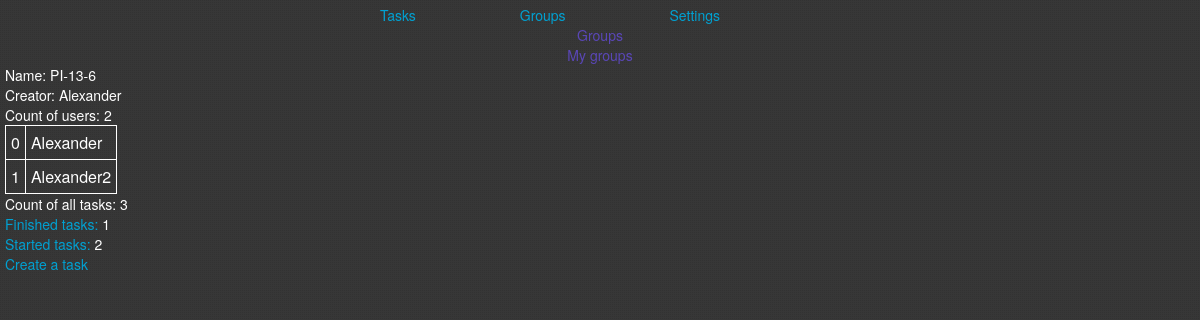
/groups/index.php?id_group=6 (signed in), run on the app's committed database.
### tables this page shows
CREATE TABLE IF NOT EXISTS `groups` (
  `id` int(11) NOT NULL AUTO_INCREMENT,
  `name` varchar(50) NOT NULL DEFAULT '0',
  `id_creator` int(11) NOT NULL DEFAULT '0',
  PRIMARY KEY (`id`),
  UNIQUE KEY `UNIQUE` (`name`),
  KEY `FK_G_U` (`id_creator`),
  CONSTRAINT `FK_G_U` FOREIGN KEY (`id_creator`) REFERENCES `user` (`id`)
);

CREATE TABLE IF NOT EXISTS `user` (
  `id` int(11) NOT NULL AUTO_INCREMENT,
  `login` varchar(50) NOT NULL,
  `email` varchar(100) NOT NULL,
  `name` varchar(100) NOT NULL,
  `password` varchar(100) NOT NULL,
  `hash` varchar(50) DEFAULT NULL,
  PRIMARY KEY (`id`),
  UNIQUE KEY `Индекс 2` (`id`)
);

### classes/bd_connection.php (called while the page is built, shortened)
<?php
	class MySQL
	{
		static function GetConnection(){
			return self::$SqlConnection=true;
		}
	}
?>

### classes/group.php (called while the page is built, shortened)
<?php
class Group{
	private static function getConnection()
	{
		require_once('bd_connection.php');
	}
	public static function getGroupById($_id){
		$result = mysql_query("SELECT groups.name AS g_name, user.name AS u_name FROM groups,user WHERE groups.id='$_id' AND groups.id_creator=user.id");
		$row = mysql_fetch_array($result);
		return $row;
	}
	public static function getUsersByIdGroup($_id){
		$result = mysql_query("SELECT user.name FROM groups,user,dl_group_user WHERE groups.id='$_id' AND groups.id=dl_group_user.id_group AND user.id=dl_group_user.id_user");
		$output = array();
		while($row = mysql_fetch_array($result)){
  			$output[] = $row;
		}
		return $output;
	}
	public static function getCountTaskByIdGroup($_id){
		$result = mysql_query("SELECT COUNT(id) FROM task WHERE id_group='$_id'");
		$row = mysql_fetch_row($result);
		return $row[0];
	}
	public static function getCountEndTaskByIdGroup($_id){
		$result = mysql_query("SELECT COUNT(id) FROM task WHERE id_group='$_id' AND end_time<=NOW()");
		$row = mysql_fetch_row($result);
		return $row[0];
	}
	public static function getCountStartTaskByIdGroup($_id){
		$result = mysql_query("SELECT COUNT(id) FROM task WHERE id_group='$_id' AND end_time>NOW()");
		$row = mysql_fetch_row($result);
		return $row[0];
	}
	public static function checkCreator($_id_group, $_login_user){
		$result = mysql_query("SELECT * FROM groups AS g, user AS u WHERE g.id='$_id_group' AND g.id_creator=u.id AND u.login='$_login_user'");
		if( mysql_fetch_array($result)) return true;
		return false;
	}
}
?>

### groups/index.php (the view, shortened to what this page needs)
<?php include("../assets/_header_in.php"); ?>
<?php include("../assets/_header_groups.php"); ?>
<?php
	$id_group = htmlspecialchars($_GET["id_group"]);
	require_once("../classes/group.php");
	$mygroup = Group:: getGroupById($id_group);
	$users_of_group = Group::getUsersByIdGroup($id_group);
	echo("Name: ".$mygroup["g_name"]);
	echo "<br>";
	echo("Creator: ".$mygroup["u_name"]);
	echo "<br>";
	echo("Count of users: ".count($users_of_group));
	echo "<br>";
	echo "<table>";
	for($i=0;$i<count($users_of_group);$i++)
	{
		echo("<tr><td>".$i."</td><td>".$users_of_group[$i]["name"]."</td></tr>");
	}
	echo "</table>";
	echo("Count of all tasks: ".Group::getCountTaskByIdGroup($id_group));
	echo "<br>";
	echo("<a href='end_task.php?id_group=".$id_group."'>Finished tasks: </a>".Group::getCountEndTaskByIdGroup($id_group));
	echo "<br>";
	echo("<a href='start_task.php?id_group=".$id_group."'>Started tasks: </a>".Group::getCountStartTaskByIdGroup($id_group));
	if(Group::checkCreator($id_group, $_SESSION['login_user'])){
		echo "<br>";
		echo("<a href='../tasks/create_task_for_group.php?id_group=".$id_group."'>Create a task</a>");
	}
?>
<?php include("../assets/_footer.php"); ?>

### assets/_header_in.php (shortened to what this page needs)
<html>
    <head>
        <link rel="stylesheet" href="../assets/css/style.css">
    </head>
    <body>
		<div style="text-align: center" class="menu">
		    <a href="../tasks/view.php">Tasks</a>
		    <a href="../groups/view.php">Groups</a>
		    <a href="../settings/view.php">Settings</a>
		</div>

### assets/_header_groups.php
<ul>
	<li align = "center"><a style="color: #5A47B7" href="all_groups.php">Groups</a></li>
	<li align = "center"><a style="color: #5A47B7" href="my_groups.php">My groups</a></li>
</ul>

### assets/css/style.css (style rules this page uses)
html, body, div, span, applet, object, iframe, h1, h2, h3, h4, h5, h6, p, blockquote, pre, a, abbr, acronym, address, big, cite, code, del, dfn, em, img, ins, kbd, q, s, samp, small, strike, strong, sub, sup, tt, var, b, u, i, center, dl, dt, dd, ol, ul, li, fieldset, form, label, legend, caption, tbody, tfoot, thead, tr, th, td, article, aside, canvas, details, embed, figure, figcaption, footer, header, hgroup, menu, nav, output, ruby, section, summary, time, mark, audio, video { margin: 0; padding: 0; border: 0; font-size: 100%; font: inherit; vertical-align: baseline; }
.menu a { margin-right: 100px; color: #00a1d2 }
body { line-height: 1; }
ol, ul { list-style: none; }
table { border-collapse: collapse; border-spacing: 0; }
body, .login-submit, .login-submit:before, .login-submit:after { background: #373737 url("../img/bg.png") 0 0 repeat; }
body { font: 14px/20px 'Helvetica Neue', Helvetica, Arial, sans-serif; color: #ffffff; }
a { color: #00a1d2; text-decoration: none; }
body { padding:5px; }
td { padding: 5px; border-color: white; border: 1px solid; }

### data on the page
groups: name "PI-13-6", id_creator.name "Alexander"
user: name "Alexander"
user: name "Alexander2"

### other printed values
count($users_of_group) "2"
Group::getCountTaskByIdGroup($id_group) "3"
Group::getCountEndTaskByIdGroup($id_group) "1"
Group::getCountStartTaskByIdGroup($id_group) "2"
